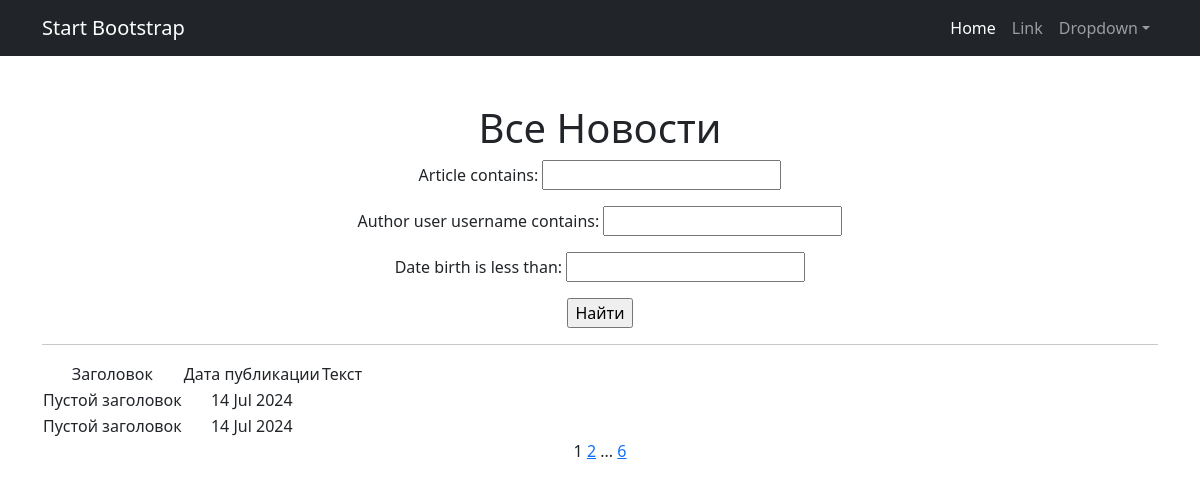
The app's page /search/, older data.
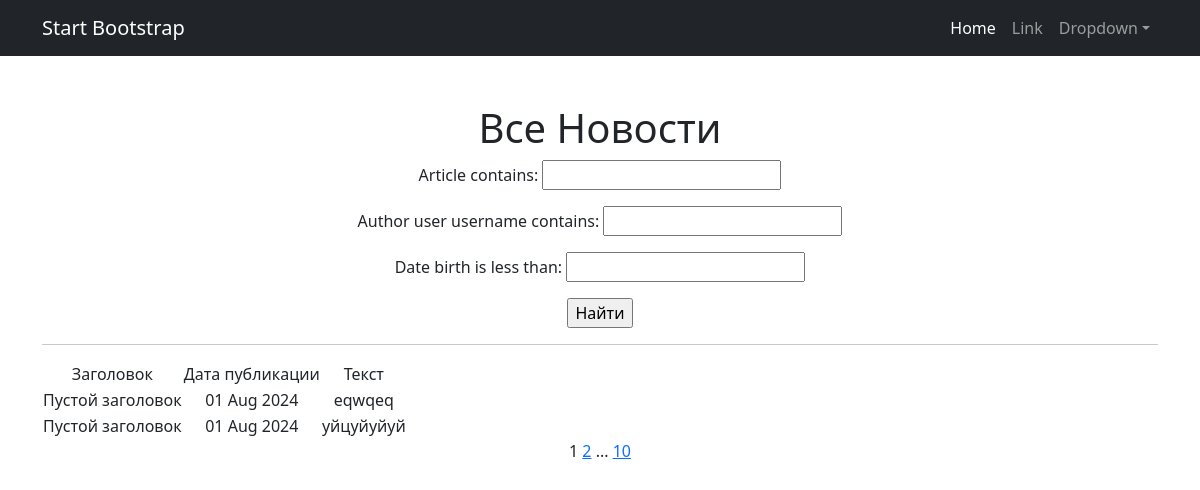
The same page, newer data.
### news/models.py (models this page shows, shortened)
class Post (models.Model):
    author = models.ForeignKey('Author', on_delete=models.CASCADE, related_name='author')
    type = models.CharField(choices={'news': 'Новость',
                                     'post': 'Статья'}, max_length=9)
    date_birth = models.DateTimeField(auto_now_add=True)
    categories = models.ForeignKey(Category, on_delete=models.CASCADE, related_name='category')
    article = models.CharField(default='Пустой заголовок', max_length=100)
    text = models.TextField(max_length=1000)
    rating = models.IntegerField(default=0)

### news/views.py (the view)
# urls.py: path('search/', NewsSearch.as_view(), name='news_search'),
class NewsSearch(ListView):
    model = Post
    ordering = 'date_birth'
    template_name = 'news_search.html'
    context_object_name = 'news_search'
    paginate_by = 2
    def get_queryset(self):
        queryset = super().get_queryset()
        self.filterset = NewsFilter(self.request.GET, queryset)
        return self.filterset.qs
    def get_context_data(self, **kwargs):
        context = super().get_context_data(**kwargs)
        context['filterset'] = self.filterset
        return context

### templates/news_search.html (shortened to what this page needs)
{% extends 'flatpages/default.html' %}
{% block content %}
    <h1>Все Новости</h1>
   <form action="" method="get">
       {{ filterset.form.as_p }}
       <input type="submit" value="Найти" />
   </form>
    <hr>
    {% if news_search %}
        <table>
            <tr>
                <td>Заголовок</td>
                <td>Дата публикации</td>
                <td>Текст</td>
            </tr>
           {% for post in news_search %}
            <tr>
                <td>{{ post.article }}</td>
                <td>{{ post.date_birth|date:'d M Y' }}</td>
                <td>{{ post.text}}</td>
            </tr>
            {% endfor %}
        </table>
    {% else %}
        <h2>Новостей нет!</h2>
    {% endif %}
    {{ page_obj.number }}
    {% if page_obj.has_next %}
        <a href="?page={{ page_obj.next_page_number }}">{{ page_obj.next_page_number }}</a>
            {% if paginator.num_pages != page_obj.next_page_number %}
                ...
            <a href="?page={{ page_obj.paginator.num_pages }}">{{ page_obj.paginator.num_pages }}</a>
            {% endif %}
    {% endif %}
{% endblock content %}

Row changes from the older to the newer data that the page shows:
changed Post: date_birth "14 Jul 2024" → "01 Aug 2024"; text (not shown) → "eqwqeq"
changed Post: date_birth "14 Jul 2024" → "01 Aug 2024"; text (not shown) → "уйцуйуйуй"
Text that changed along with them:
{{ page_obj.paginator.num_pages }}: "6" → "10"
